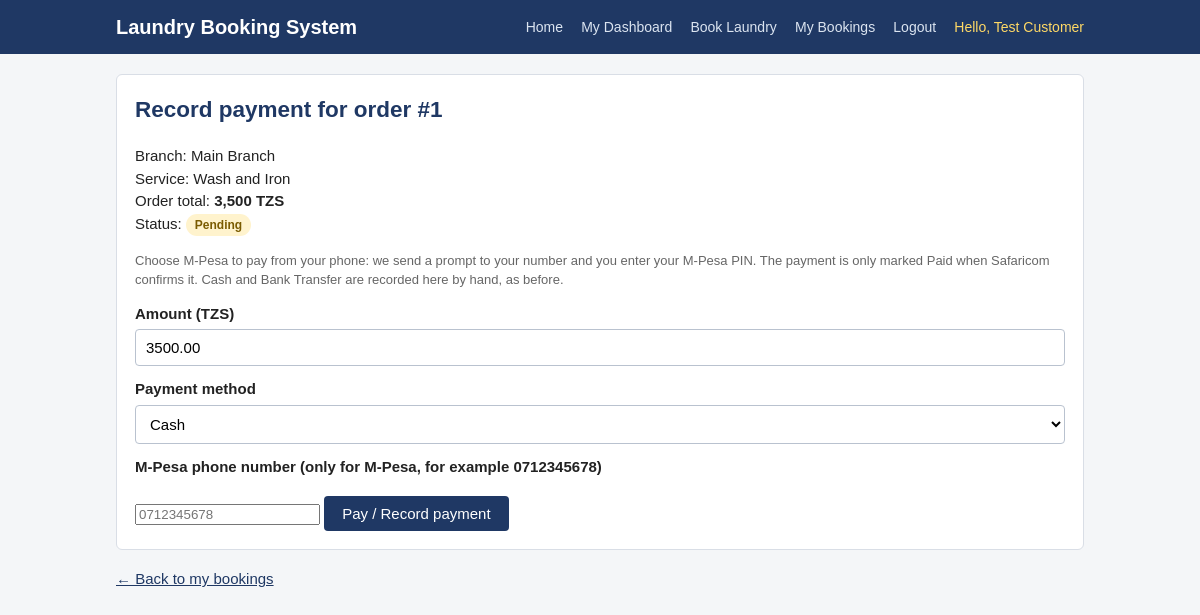
Page /payment.php?order_id=1 (signed in) on the committed database.
### tables this page shows
CREATE TABLE Laundry_Order (
    Order_id INT AUTO_INCREMENT PRIMARY KEY,
    Customer_id INT NOT NULL,
    Employee_id INT NULL,
    Branch_id INT NOT NULL,
    Order_date DATE NOT NULL,
    Due_date DATE NOT NULL,
    Order_status VARCHAR(50) NOT NULL DEFAULT 'Pending',
    Total_amount DECIMAL(10,2) NOT NULL,
    FOREIGN KEY (Customer_id) REFERENCES Customer (Customer_id)
        ON UPDATE CASCADE ON DELETE RESTRICT,
    FOREIGN KEY (Employee_id) REFERENCES Employee (Employee_id)
        ON UPDATE CASCADE ON DELETE SET NULL,
    FOREIGN KEY (Branch_id) REFERENCES Branch (Branch_id)
        ON UPDATE CASCADE ON DELETE RESTRICT
);

CREATE TABLE Branch (
    Branch_id INT AUTO_INCREMENT PRIMARY KEY,
    Branch_name VARCHAR(100) NOT NULL,
    Branch_address VARCHAR(50) NOT NULL,
    Branch_phone VARCHAR(20) NOT NULL
);

CREATE TABLE Service (
    Service_id INT AUTO_INCREMENT PRIMARY KEY,
    Service_name VARCHAR(100) NOT NULL,
    Service_description VARCHAR(255) NOT NULL,
    Price_per_unit DECIMAL(10,2) NOT NULL
);

### config.php (called while the page is built, shortened)
<?php
function e($value) {
    return htmlspecialchars((string) $value, ENT_QUOTES, 'UTF-8');
}
function current_user() {
    return [
        'id'    => $_SESSION['user_id'],
        'type'  => $_SESSION['user_type'],
        'role'  => $_SESSION['user_role'],
        'name'  => $_SESSION['user_name'],
        'email' => $_SESSION['user_email'] ?? null,
    ];
}
function status_class($status) {
    switch ($status) {
        case 'Pending':    return 'badge-pending';
    }
}

### payment.php (the view, shortened to what this page needs)
<?php
require_once __DIR__ . '/config.php';
$user = current_user();
$orderId = (int) ($_GET['order_id'] ?? $_POST['order_id'] ?? 0);
$order = null;
if ($orderId > 0) {
    $stmt = $pdo->prepare(
        'SELECT o.Order_id, o.Order_date, o.Due_date, o.Order_status,
                o.Total_amount, b.Branch_name, s.Service_name
         FROM Laundry_Order o
         JOIN Branch b ON b.Branch_id = o.Branch_id
         LEFT JOIN Order_Item oi ON oi.Order_id = o.Order_id
         LEFT JOIN Service s ON s.Service_id = oi.Service_id
         WHERE o.Order_id = ? AND o.Customer_id = ?'
    );
    $stmt->execute([$orderId, $user['id']]);
    $order = $stmt->fetch();
}
$alreadyPaid = false;
$pendingMpesa = false;
$methods = ['Cash', 'M-Pesa', 'Bank Transfer'];
$amount = trim($_POST['amount'] ?? (string) $order['Total_amount']);
$method = trim($_POST['method'] ?? 'Cash');
$phone = trim($_POST['phone'] ?? '');
?>
<!DOCTYPE html>
<html lang="en">
<head>
<link rel="stylesheet" href="css/style.css">
</head>
<body>
<header>
  <div class="wrap">
    <h1><a href="index.php">Laundry Booking System</a></h1>
    <nav>
      <a href="index.php">Home</a>
      <a href="dashboard.php">My Dashboard</a>
      <a href="book.php">Book Laundry</a>
      <a href="my-bookings.php">My Bookings</a>
      <a href="logout.php">Logout</a>
      <span class="who">Hello, <?php echo e($user['name']); ?></span>
    </nav>
  </div>
</header>
<main><div class="wrap">
<div class="card">
  <h2>Record payment for order #<?php echo (int) $order['Order_id']; ?></h2>
  <p>
    Branch: <?php echo e($order['Branch_name']); ?><br>
    Service: <?php echo e($order['Service_name'] ?? '-'); ?><br>
    Order total: <strong><?php echo number_format((float) $order['Total_amount'], 0); ?> TZS</strong><br>
    Status: <span class="badge <?php echo e(status_class($order['Order_status'])); ?>"><?php echo e($order['Order_status']); ?></span>
  </p>
  <p class="muted">Choose M-Pesa to pay from your phone: we send a prompt to
  your number and you enter your M-Pesa PIN. The payment is only
  marked Paid when Safaricom confirms it. Cash and Bank Transfer
  are recorded here by hand, as before.</p>
  <?php if ($alreadyPaid): ?>
    <div class="alert alert-success">This order has already been paid.</div>
  <?php elseif ($pendingMpesa): ?>
    <div class="alert alert-success">An M-Pesa payment is waiting. Check your
    phone and enter your M-Pesa PIN. The payment will be verified
    automatically once Safaricom confirms it.</div>
  <?php else: ?>
    <form method="post" action="payment.php?order_id=<?php echo (int) $order['Order_id']; ?>">
      <label for="amount">Amount (TZS)</label>
      <input type="number" id="amount" name="amount" min="1" step="0.01"
             value="<?php echo e($amount); ?>" required>
      <label for="method">Payment method</label>
      <select id="method" name="method" required>
        <?php foreach ($methods as $m): ?>
          <option value="<?php echo e($m); ?>" <?php echo $method === $m ? 'selected' : ''; ?>>
            <?php echo e($m); ?>
          </option>
        <?php endforeach; ?>
      </select>
      <label for="phone">M-Pesa phone number (only for M-Pesa, for example 0712345678)</label>
      <input type="tel" id="phone" name="phone"
             value="<?php echo e($phone); ?>" placeholder="0712345678">
      <button class="btn" type="submit">Pay / Record payment</button>
    </form>
  <?php endif; ?>
</div>
<p><a href="my-bookings.php">&larr; Back to my bookings</a></p>
</div></main>
</body>
</html>

### css/style.css (style rules this page uses)
* { box-sizing: border-box; }
body { margin: 0; font-family: Arial, Helvetica, sans-serif; font-size: 15px; line-height: 1.5; color: #222; background: #f4f6f8; }
a { color: #1f3864; }
header { background: #1f3864; color: #fff; padding: 12px 0; }
header .wrap { max-width: 1000px; margin: 0 auto; padding: 0 16px; display: flex; align-items: center; justify-content: space-between; flex-wrap: wrap; gap: 8px; }
header h1 { margin: 0; font-size: 20px; }
header h1 a { color: #fff; text-decoration: none; }
nav a { color: #dbe4f0; text-decoration: none; margin-left: 14px; font-size: 14px; }
nav .who { color: #ffd966; margin-left: 14px; font-size: 14px; }
.wrap { max-width: 1000px; margin: 0 auto; padding: 0 16px; }
main { padding: 20px 0 40px; }
h2 { color: #1f3864; margin-top: 0; }
.card { background: #fff; border: 1px solid #d9dee6; border-radius: 6px; padding: 18px; margin-bottom: 18px; }
.muted { color: #666; font-size: 13px; }
label { display: block; margin: 12px 0 4px; font-weight: bold; }
input[type="text"], input[type="email"], input[type="password"], input[type="number"], input[type="date"], input[type="datetime-local"], select, textarea { width: 100%; padding: 9px 10px; border: 1px solid #b9c2cf; border-radius: 4px; font-size: 15px; background: #fff; }
.btn { display: inline-block; padding: 9px 18px; border: none; border-radius: 4px; background: #1f3864; color: #fff; font-size: 15px; cursor: pointer; text-decoration: none; margin-top: 14px; }
.badge { display: inline-block; padding: 2px 9px; border-radius: 20px; font-size: 12px; font-weight: bold; white-space: nowrap; }
.badge-pending { background: #fff3cd; color: #7a5b00; }

### rows in the picture
laundry_order: Order_id "1", Branch.Branch_name "Main Branch", service.Service_name "Wash and Iron", Total_amount "3,500", Order_status "Pending", amount "3500.00"

### other values in the picture
$user['name'] "Test Customer"
form field method "Cash"
